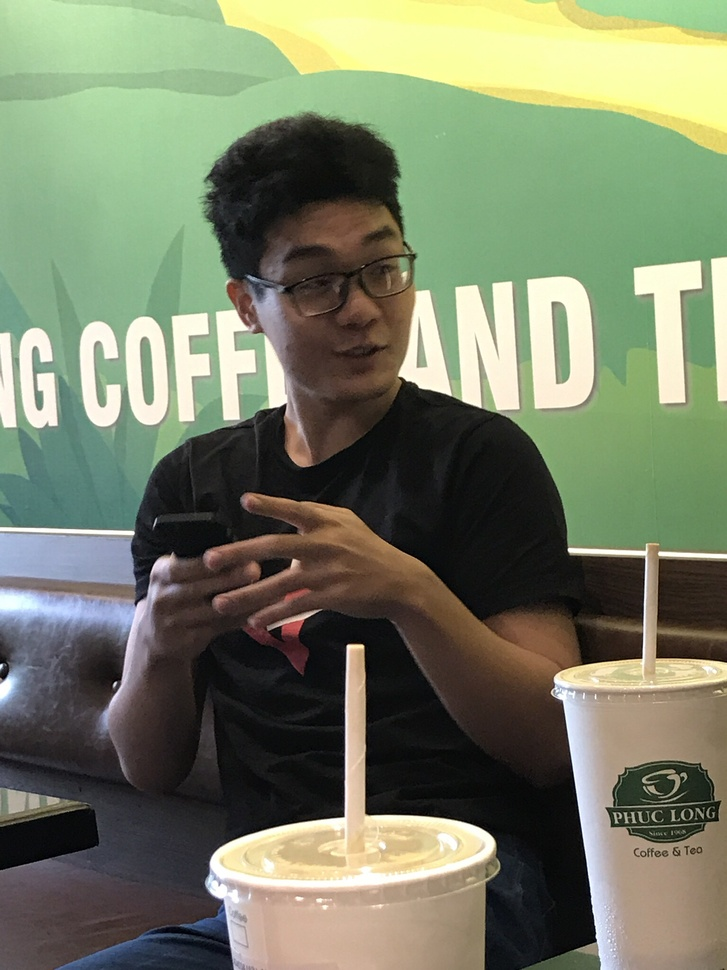
#> input picture Images/image0.jpg, 727 x 970 px, shrunk from 1536 x 2048 before the run, found by its file name
$ jupyter execute 13.ipynb
#> lines starting #> are read from the running program, lines starting #| are printed output that depends on the picture
#> further down, image is the input picture: PIL image 727x970 RGB; mean R, G, B 118.9, 125.7, 101.9
[cell 1]
import numpy as np
from PIL import Image
import matplotlib.pyplot as plt

[cell 2]
def histogram_equalization(image, nbr_bins=256):
    # Đảm bảo hình ảnh đầu vào là ảnh xám
#> called with nbr_bins = 256
    if image.mode != "L":
        image = image.convert("L")
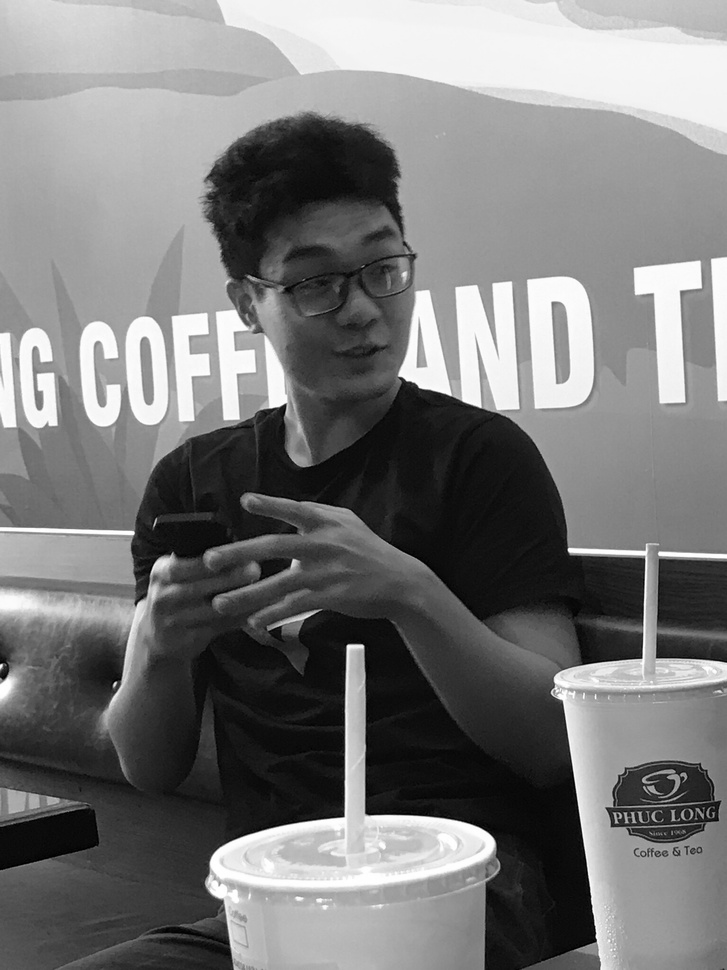
#> image: PIL image 727x970 L; min 0, max 255, mean 120.9

    # Chuyển đổi hình ảnh thành mảng NumPy
    image_array = np.array(image)

    # Tính toán histogram của ảnh
    histogram, bins = np.histogram(
        image_array, bins=nbr_bins, range=(0, 256), density=True
    )
#> histogram = 256 values, max 0.0154 at index 244, min 5.81e-05 at index 0, mean 0.00391; bins = 257 values from 0 to 256

    # Tính toán hàm phân phối tích luỹ (CDF - Cumulative Distribution Function)
    cdf = histogram.cumsum()
#> cdf = 256 values from 5.81e-05 to 1
    cdf = 255 * cdf / cdf[-1]
#> cdf = 256 values from 0.0148 to 255

    # Lấy giá trị mới cho từng pixel dựa trên CDF
    image_equalized = np.interp(image_array, bins[:-1], cdf)
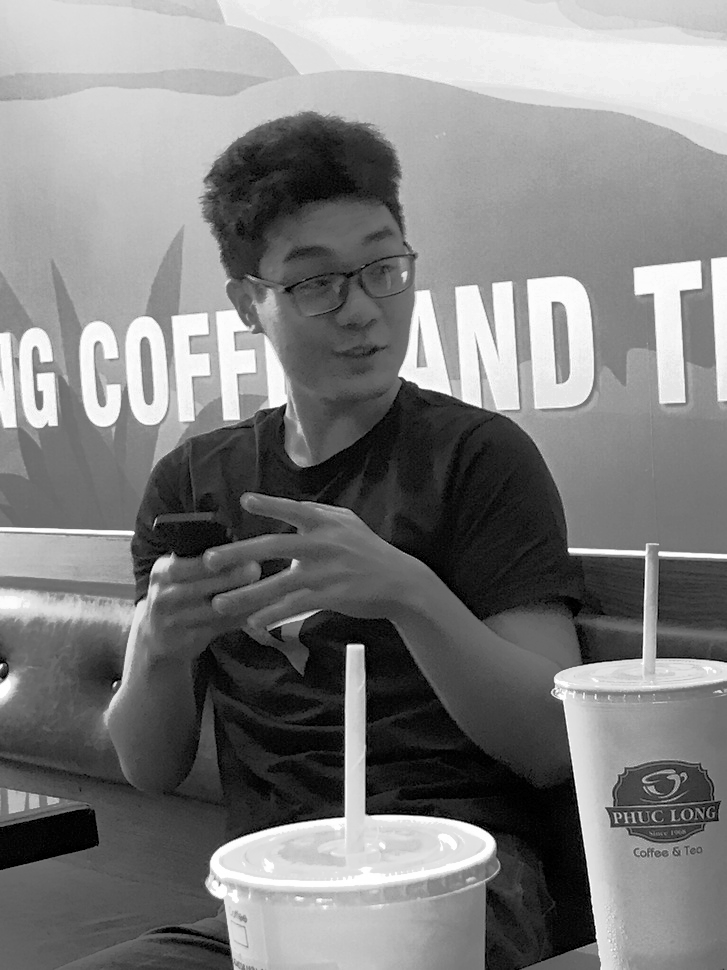
#> image_equalized: shape (970, 727) float64; min 0.0148, max 255, mean 128.3

    # Chuyển đổi mảng kết quả thành hình ảnh
    equalized_image = Image.fromarray(image_equalized.astype("uint8"))

    return equalized_image

[cell 3]
# Đọc hình ảnh từ tệp
my_path = "C:/Users/admin/Documents/GitHub/Computer-Vision/Images/image0.jpg"
image = Image.open(my_path)

# Áp dụng cân bằng lược đồ ảnh xám
equalized_image = histogram_equalization(image)

# Tạo một lưới 2x2 để hiển thị hình ảnh và biểu đồ
plt.figure(figsize=(15, 10))

# Hiển thị hình ảnh gốc
plt.subplot(2, 2, 1)
plt.imshow(image.convert("L"), cmap="gray")
plt.title("Hình ảnh gốc")

# Vẽ biểu đồ histogram của hình ảnh gốc
plt.subplot(2, 2, 2)
plt.hist(np.array(image.convert("L")).flatten(), bins=128)
plt.title("Biểu đồ Histogram - Hình ảnh gốc")

# Hiển thị hình ảnh đã cân bằng
plt.subplot(2, 2, 3)
plt.imshow(equalized_image, cmap="gray")
plt.title("Hình ảnh đã cân bằng")

# Vẽ biểu đồ histogram của hình ảnh đã cân bằng
plt.subplot(2, 2, 4)
plt.hist(np.array(equalized_image).flatten(), bins=128)
plt.title("Biểu đồ Histogram - Hình ảnh đã cân bằng")

plt.show()
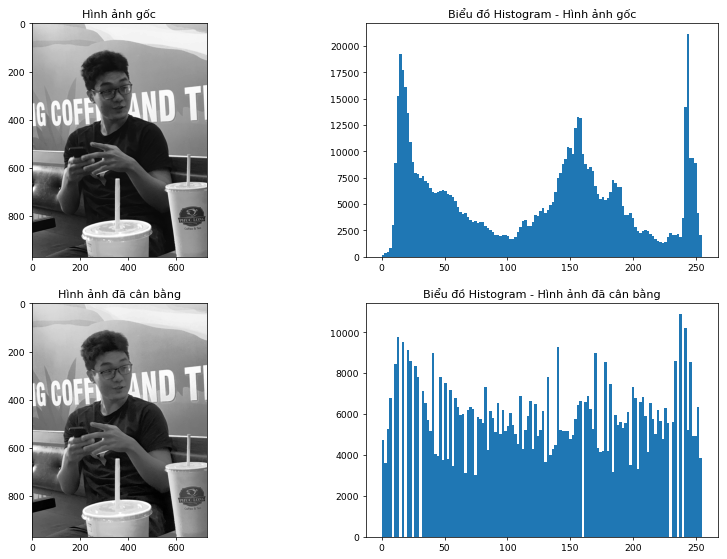
#> figure drawn by matplotlib, 4 panels; panel 2: tallest bar 21105 high, from x = 243 to 245; panel 4: tallest bar 10883 high, from x = 237.1 to 239.1
